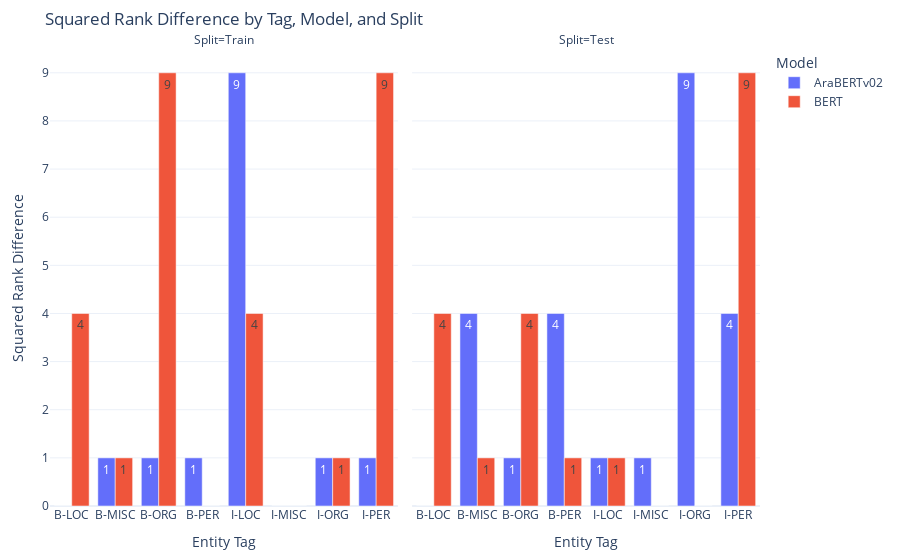

Write notebook code for a chart like this one.
### Code cell
# Plot using Plotly
fig = px.bar(
    spearman_contributions_combined,
    x="Tag",
    y="Squared Rank Difference",
    color="Model",
    facet_col="Split",
    text = 'Squared Rank Difference',
    title="Squared Rank Difference by Tag, Model, and Split",
    labels={"Squared Rank Difference": "Squared Rank Diff.", "Tag": "Entity Tag"},
    template="plotly_white",
    barmode="group",
    # height=500,
    # width=1000,
)

# Enhance layout
fig.update_layout(
    xaxis_title="Entity Tag",
    yaxis_title="Squared Rank Difference",
    legend_title="Model",
    margin=dict(t=50, l=50, r=50, b=50)
)

# Display the chart
fig.show()

### Figure 1 — Plotly figure (JSON) as saved in the notebook; plotly's stock layout.template omitted (floating-point values rounded to 4 significant figures)
{"data": [{"alignmentgroup": "True", "hovertemplate": "Model=AraBERTv02<br>Split=Train<br>Entity Tag=%{x}<br>Squared Rank Diff.=%{text}<extra></extra>", "legendgroup": "AraBERTv02", "marker": {"color": "#636efa", "pattern": {"shape": ""}}, "name": "AraBERTv02", "offsetgroup": "AraBERTv02", "orientation": "v", "showlegend": true, "text": [0, 1, 1, 1, 9, 0, 1, 1], "textposition": "auto", "type": "bar", "x": ["B-LOC", "B-MISC", "B-ORG", "B-PER", "I-LOC", "I-MISC", "I-ORG", "I-PER"], "xaxis": "x", "y": [0, 1, 1, 1, 9, 0, 1, 1], "yaxis": "y"}, {"alignmentgroup": "True", "hovertemplate": "Model=AraBERTv02<br>Split=Test<br>Entity Tag=%{x}<br>Squared Rank Diff.=%{text}<extra></extra>", "legendgroup": "AraBERTv02", "marker": {"color": "#636efa", "pattern": {"shape": ""}}, "name": "AraBERTv02", "offsetgroup": "AraBERTv02", "orientation": "v", "showlegend": false, "text": [0, 4, 1, 4, 1, 1, 9, 4], "textposition": "auto", "type": "bar", "x": ["B-LOC", "B-MISC", "B-ORG", "B-PER", "I-LOC", "I-MISC", "I-ORG", "I-PER"], "xaxis": "x2", "y": [0, 4, 1, 4, 1, 1, 9, 4], "yaxis": "y2"}, {"alignmentgroup": "True", "hovertemplate": "Model=BERT<br>Split=Train<br>Entity Tag=%{x}<br>Squared Rank Diff.=%{text}<extra></extra>", "legendgroup": "BERT", "marker": {"color": "#EF553B", "pattern": {"shape": ""}}, "name": "BERT", "offsetgroup": "BERT", "orientation": "v", "showlegend": true, "text": [4, 1, 9, 0, 4, 0, 1, 9], "textposition": "auto", "type": "bar", "x": ["B-LOC", "B-MISC", "B-ORG", "B-PER", "I-LOC", "I-MISC", "I-ORG", "I-PER"], "xaxis": "x", "y": [4, 1, 9, 0, 4, 0, 1, 9], "yaxis": "y"}, {"alignmentgroup": "True", "hovertemplate": "Model=BERT<br>Split=Test<br>Entity Tag=%{x}<br>Squared Rank Diff.=%{text}<extra></extra>", "legendgroup": "BERT", "marker": {"color": "#EF553B", "pattern": {"shape": ""}}, "name": "BERT", "offsetgroup": "BERT", "orientation": "v", "showlegend": false, "text": [4, 1, 4, 1, 1, 0, 0, 9], "textposition": "auto", "type": "bar", "x": ["B-LOC", "B-MISC", "B-ORG", "B-PER", "I-LOC", "I-MISC", "I-ORG", "I-PER"], "xaxis": "x2", "y": [4, 1, 4, 1, 1, 0, 0, 9], "yaxis": "y2"}], "layout": {"annotations": [{"font": {}, "showarrow": false, "text": "Split=Train", "x": 0.245, "xanchor": "center", "xref": "paper", "y": 1, "yanchor": "bottom", "yref": "paper"}, {"font": {}, "showarrow": false, "text": "Split=Test", "x": 0.755, "xanchor": "center", "xref": "paper", "y": 1, "yanchor": "bottom", "yref": "paper"}], "barmode": "group", "legend": {"title": {"text": "Model"}, "tracegroupgap": 0}, "margin": {"b": 50, "l": 50, "r": 50, "t": 50}, "title": {"text": "Squared Rank Difference by Tag, Model, and Split"}, "xaxis": {"anchor": "y", "domain": [0, 0.49], "title": {"text": "Entity Tag"}}, "xaxis2": {"anchor": "y2", "domain": [0.51, 1], "matches": "x", "title": {"text": "Entity Tag"}}, "yaxis": {"anchor": "x", "domain": [0, 1], "title": {"text": "Squared Rank Difference"}}, "yaxis2": {"anchor": "x2", "domain": [0, 1], "matches": "y", "showticklabels": false}}}
